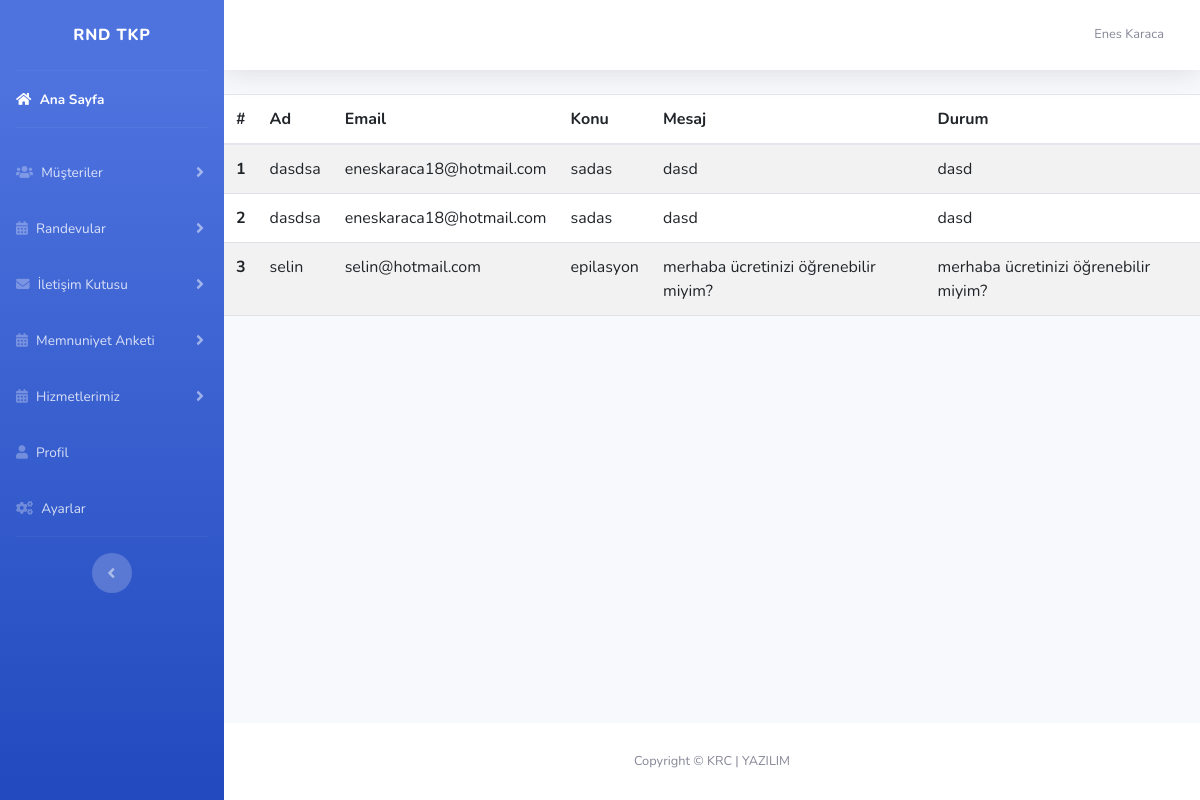
/yönetimpanel/mailkutusu.php (signed in), run on the app's committed database.
### tables this page shows
CREATE TABLE `iletisim` (
  `iletisim_id` int(11) NOT NULL,
  `iletisim_name` varchar(30) NOT NULL,
  `iletisim_email` varchar(50) NOT NULL,
  `iletisim_subject` varchar(50) NOT NULL,
  `iletisim_message` varchar(500) NOT NULL
);

### yönetimpanel/mailkutusu.php (the view)
<?php require_once 'header.php'; ?>
<?php
$mesajcek=$db->prepare('SELECT * FROM iletisim');
$mesajcek->execute();
$mesajlar=$mesajcek->fetchAll(PDO::FETCH_ASSOC);
?>
<div class="table-responsive">
<table class="table table-striped table-hover">
    <thead>
    <tr>
      <th scope="col">#</th>
      <th scope="col">Ad</th>
      <th scope="col">Email</th>
      <th scope="col">Konu</th>
      <th scope="col">Mesaj</th>
       <th scope="col">Durum</th>
    </tr>
  </thead>
  <tbody>
    <?php
    foreach($mesajlar as $mesaj){
    ?>
    <tr>
      <th scope="row"><?php echo $mesaj['iletisim_id']; ?></th>
      <td><?php echo $mesaj['iletisim_name']; ?></td>
      <td><?php echo $mesaj['iletisim_email']; ?></td>
      <td><?php echo $mesaj['iletisim_subject']; ?></td>
      <td><?php echo $mesaj['iletisim_message']; ?></td>
      <td><?php echo $mesaj['iletisim_message']; ?></td>
    </tr>
    <?php } ?>
  </tbody>
</table>
</div>
<?php require_once 'footer.php'; ?>

### data on the page
iletisim: iletisim_id "1", iletisim_name "dasdsa", iletisim_email "eneskaraca18@hotmail.com", iletisim_subject "sadas", iletisim_message "dasd"
iletisim: iletisim_id "2", iletisim_name "dasdsa", iletisim_email "eneskaraca18@hotmail.com", iletisim_subject "sadas", iletisim_message "dasd"
iletisim: iletisim_id "3", iletisim_name "selin", iletisim_email "selin@hotmail.com", iletisim_subject "epilasyon", iletisim_message "merhaba ücretinizi öğrenebilir miyim?"

### other printed values
$_SESSION['kul_isim'] "Enes Karaca"
